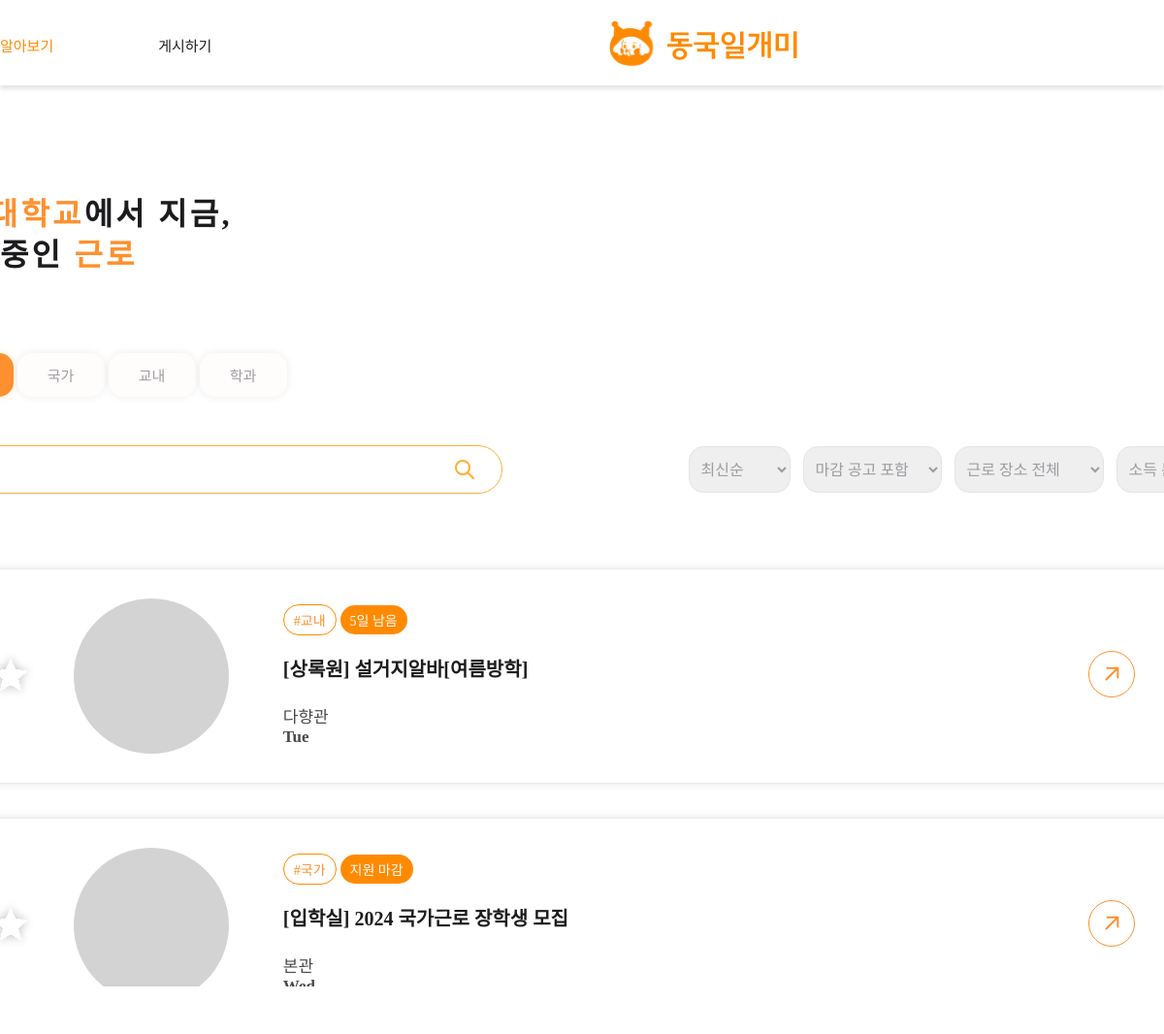
Before: /mainlistpage/ (signed in, upper part) with the older database file.
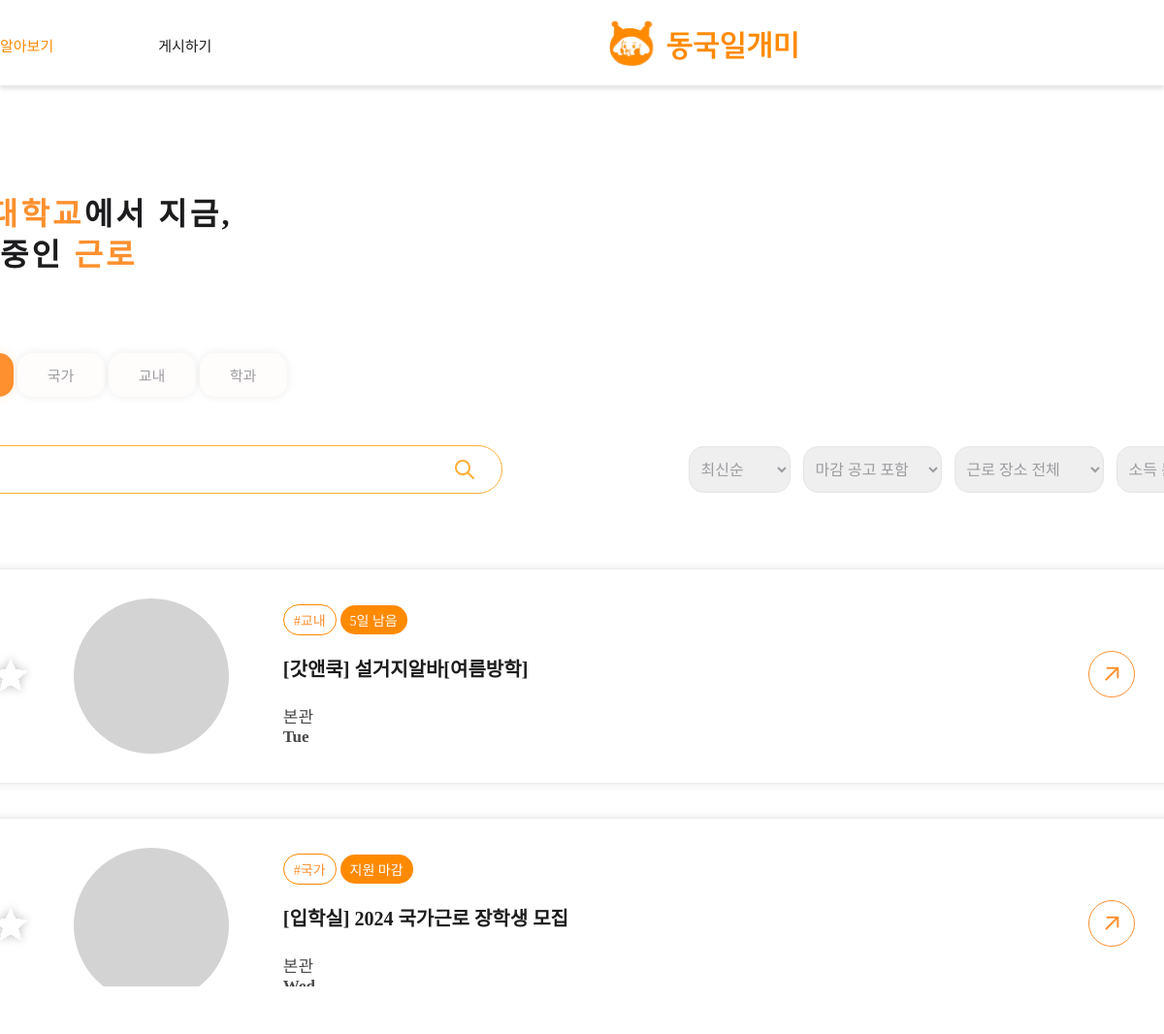
After: the same page with the newer database file.
### main/models.py (models this page shows, shortened)
class Post(models.Model):
    writer = models.ForeignKey(User, null=False, blank=False, on_delete=models.CASCADE)
    title = models.CharField(max_length=50)
    building = models.ImageField(upload_to="post/", blank=True, null=True)
    organization = models.CharField(max_length=50, null=True)
    department = models.CharField(max_length=50, null=True)
    is_income_bracket = models.PositiveIntegerField(null=False, default=0) #boolean
    start_date = models.DateField(null=True)
    end_date = models.DateField(null=True)
    deadline = models.DateField(null=True)
    day_left = models.IntegerField(null=True)#남은날짜
    place = models.CharField(max_length=50, blank=False)
    time = models.TextField(max_length=50, null=False)
    recruitment = models.PositiveIntegerField(null=True, default=0)
    wage = models.PositiveIntegerField(null=True, default=0)
    body = models.TextField()
    file = models.ImageField(upload_to="post/", blank=True, null=True)
    pub_date = models.DateTimeField()
    scrap = models.ManyToManyField(User, related_name='scraped', blank=True, default=None)
    scrap_count = models.PositiveIntegerField(default=0)
    applicated_count = models.PositiveIntegerField(default=0)

### main/views.py (the view)
# urls.py: path('mainlistpage/', mainlistpage, name="mainlistpage"),
def mainlistpage(request):
    if request.user.is_authenticated:
        department = request.GET.get('depa','전체')
        keyword = request.GET.get('kw', '')
        sort = request.GET.get('so', '')
        end = request.GET.get('en', '')
        place = request.GET.get('pl', '')
        income = request.GET.get('inc', '')
        posts = Post.objects.all()
        if department == '국가':
            posts = posts.filter(department='국가')
        elif department == '교내':
            posts = posts.filter(department='교내')
        elif department == '학과':
            posts = posts.filter(~Q(department='교내'), ~Q(department='국가'))
        if keyword:
            posts = posts.filter(
                Q(title__icontains=keyword) |  # 제목에서 검색
                Q(organization__icontains=keyword) | #기관에서 검색
                Q(body__icontains=keyword)  # 내용에서 검색
            ).distinct()
        print(keyword)
        if end == 'exclude':
            posts = posts.filter(day_left__gte=0) #day_left>=0
        place_mapping = {
            '1': '경영/사회과학관',
            '2': '과학관',
            '3': '다향관',
            '4': '명진관',
            '5': '법학/만해관',
            '6': '본관',
            '7': '신공학관',
            '8': '남산학사',
            '9': '중앙도서관',
            '10': '원흥관',
            '11': '학림관',
            '12': '학술문화관',
            '13': '혜화관',
            '14': '기타'
        }
        if place in place_mapping:
            posts = posts.filter(place=place_mapping[place])
        if income == 'apply':
            posts = posts.filter(is_income_bracket = 1)
        if sort == 'deadline':
            posts = posts.order_by('-deadline','-pub_date')
        elif sort ==  'apply':
            posts = posts.order_by('-applicated_count','-pub_date')
        elif sort ==  'scrap':
            posts = posts.order_by('-scrap','-pub_date')
        else:
            posts = posts.order_by('-pub_date')
        context = {
            'depa': department,
            'posts': posts,
            'kw': keyword,
            'so': sort,
            'en': end,
            'pl': place,
            'inc': income,
        }
        return render(request,'main/mainlistpage.html', context)
    return redirect('accounts:login')

### main/templates/main/mainlistpage.html (shortened to what this page needs)
{% extends 'base.html' %} {% block content %} {% load static %}
<link
    rel="stylesheet"
    type="text/css"
    href="{% static 'css/main/mainlistpage.css'%}"
/>
<div class="test">
<div class="content" id="header">
    <div class="Caption Capital" id="Welcome">
        <p><span class="orange">동국대학교</span>에서 지금,</p>
        <p>모집 중인 <span class="orange">근로</span></p>
    </div>
</div>
<div class="content" id="main1">
        <div id="filter" class="depa">
            <button class="checked button Caption" id="all" value="전체" >전체</button>
            <button class="unchecked button Caption" id="offcampus" value="국가" >국가</button>
            <button class="unchecked button Caption" id="oncampus" value="교내" >교내</button>
            <button class="unchecked button Caption" id="department" value="학과">학과</button>
        </div>
    <div id="convenience">
        <div id="textfield" name="textfield">
            <input id="search" type="text" class="form-control kw" placeholder="검색" value="{{ kw|default_if_none:'' }}">
            <button type="submit" id="submit" aria-label="submit"></button>
        </div>
        <div id="selector" name="selector">
            <label for="sort">
                <select id="sort" class="Caption gray thin so" onchange="changeSelect_so(this);">
                    <option value="" {% if so == '' %}selected{% endif %}>최신순</option>
                </select>
            </label>
            <label for="end">
                <select id="end" class="Caption gray thin en" onchange="changeSelect_end(this);">
                    <option value="" {% if en == '' %}selected{% endif %}>마감 공고 포함</option>
                </select>
            </label>
            <label for="place">
                <select id="place" class="Caption gray thin pl" onchange="changeSelect_place(this);">
                    <option value="" {% if pl == '' %}selected{% endif %}>근로 장소 전체</option>
                </select>
            </label>
            <label for="income">
                <select id="income" class="Caption gray thin inc" onchange="changeSelect_income(this);">
                    <option value="" {% if inc == '' %}selected{% endif %}>소득 분위 미반영</option>
                </select>
            </label>
        </div>
    </div>
</div>
<div class="content" id="main2">
    {% if posts %}
        {% for post in posts %}
        <div class="card">
            <form action="{% url 'main:scraps' post.id %}" method='POST'>
                <button name="star" class="star" value="none">
                    {% if request.user in post.scrap.all %}
                        <img src="{% static 'images/icons/blink_star.svg' %}"/>
                    {% else %}
                        <img src="{% static 'images/icons/star.svg' %}"/>
                    {% endif %}
                </button>
            </form>
            <span class="photo">
                <span class="architecture"></span>
            </span>
            <span class="detail">
                <div class="information">
                    <span class="info classification small orange">
                        #{{post.department}}
                    </span>
                    <span class="info date small white">
                        {% if post.day_left >= 0 %}
                            {{ post.day_left }}일 남음
                        {% else %}
                            지원 마감
                        {% endif %}
                    </span>
                </div>
                <a class="title Caption big" href="{% url 'main:post-detail' post.id %}">
                    [{{post.organization}}] {{post.title}}
                </a>
                <div class="Caption light up">
                    <div>{{post.place}}</div>
                    <div>{{post.time}}</div>
                </div>
            </span>
            <button type="button" class="more_info">
                <img src="{% static 'images/icons/moreinfo.svg' %}"/>
            </button>
        </div>
        {% endfor %}
    {% endif %}
</div>
</div>
{% endblock %}

Changed rows visible on the page:
changed Post "설거지알바[여름방학]": organization "상록원" → "갓앤쿡"; place "다향관" → "본관"
